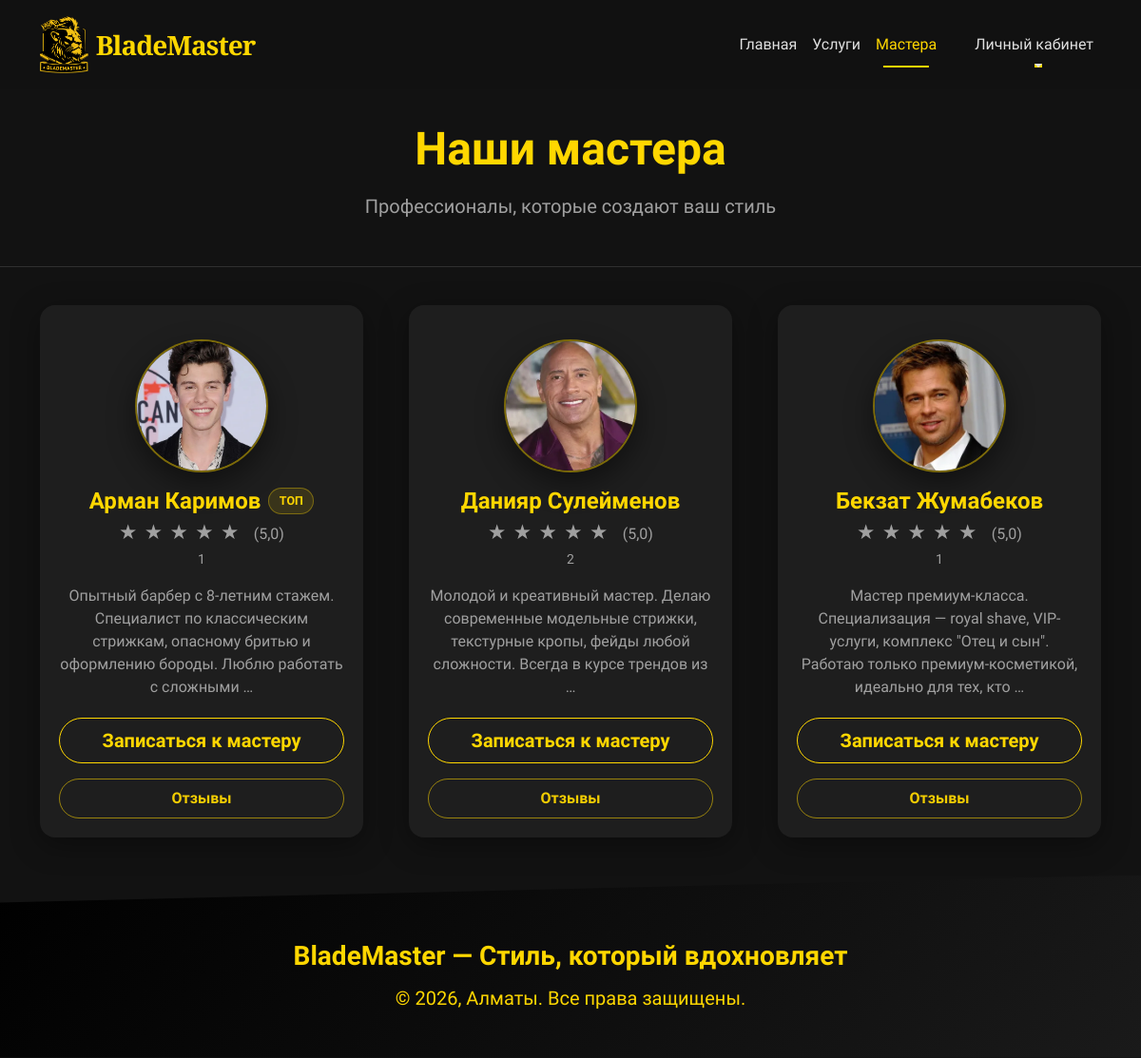
Page /masters/ on the committed database.
### core/models.py (models this page shows, shortened)
class Master(models.Model):
    full_name = models.CharField("ФИО мастера", max_length=100)
    description = models.TextField("Описание / о себе", blank=True)
    photo = models.ImageField("Фотография мастера", upload_to='masters/', blank=True, null=True)
    user = models.OneToOneField(User, on_delete=models.SET_NULL, null=True, blank=True, related_name='master_profile')
    class Meta:
        verbose_name = "Мастер"
        verbose_name_plural = "Мастера"
    def get_reviews(self):
        return Review.objects.filter(appointment__master=self).order_by('-created_at')
    def average_rating(self):
        reviews = self.get_reviews()
        if reviews.exists():
            return round(sum(r.rating for r in reviews) / reviews.count(), 1)
        return 0.0
    def reviews_count(self):
        return self.get_reviews().count()

class Review(models.Model):
    appointment = models.OneToOneField(Appointment, on_delete=models.CASCADE, related_name='review')
    rating = models.IntegerField("Оценка (1-5)", choices=[(1, '1'), (2, '2'), (3, '3'), (4, '4'), (5, '5')])
    comment = models.TextField("Отзыв", blank=True)
    created_at = models.DateTimeField("Дата отзыва", auto_now_add=True)
    class Meta:
        verbose_name = "Отзыв"
        verbose_name_plural = "Отзывы клиентов"

### core/views.py (the view)
# urls.py: path('masters/', views.masters, name='masters'),
def masters(request):
    masters = Master.objects.all()
    return render(request, "core/masters.html", {"masters": masters})

### core/templates/core/masters.html (shortened to what this page needs)
{% extends 'base.html' %}
{% block content %}
<section class="bm-page-title">
  <div class="container" data-aos="fade-down">
    <h1 class="display-5 fw-bold text-gold mb-3">Наши мастера</h1>
    <p class="lead text-muted">Профессионалы, которые создают ваш стиль</p>
  </div>
</section>
<section class="bm-section">
  <div class="container">
    <div class="row g-4 g-md-5 justify-content-center">
      {% for master in masters %}
      <div class="col-12 col-sm-10 col-md-6 col-lg-4"
           data-aos="fade-up"
           data-aos-delay="{% cycle '100' '200' '300' '100' %}">
        <div class="bm-card bm-card-hover bm-master-card mx-auto" style="max-width: 380px;">
          <div class="bm-flip" id="flip-{{ master.id }}">
            <div class="bm-flip-inner">
              <div class="bm-face bm-front text-center">
                <div class="bm-avatar-wrap mt-3 mb-3">
                  {% if master.photo %}
                    <img src="{{ master.photo.url }}" class="bm-avatar" alt="{{ master.full_name }}" loading="lazy">
                  {% else %}
                    <img src="https://via.placeholder.com/300x300/1E1E1E/FFD700?text={{ master.full_name }}"
                         class="bm-avatar" alt="{{ master.full_name }}" loading="lazy">
                  {% endif %}
                </div>
                <div class="d-flex justify-content-center align-items-center gap-2 mb-2">
                  <h5 class="fw-bold fs-4 text-gold mb-0">{{ master.full_name }}</h5>
                  {% if forloop.counter == 1 %}
                    <span class="bm-badge">ТОП</span>
                  {% endif %}
                </div>
                {% if master.reviews_count > 0 %}
                  <div class="mb-3">
                    <span class="bm-stars">
                      {% for i in "12345" %}
                        <span class="{% if forloop.counter <= master.average_rating|floatformat:0 %}text-gold{% else %}text-muted{% endif %}">★</span>
                      {% endfor %}
                    </span>
                    <span class="text-muted ms-2">({{ master.average_rating|floatformat:1 }})</span>
                    <div class="text-muted small mt-1">
                      {{ master.reviews_count }} {{ master.reviews_count|pluralize:"отзыв,отзыва,отзывов" }}
                    </div>
                  </div>
                {% else %}
                  <p class="text-muted mb-3">Пока нет отзывов</p>
                {% endif %}
                <p class="text-muted mb-3">
                  {{ master.description|default:"Опытный мастер с индивидуальным подходом"|truncatewords:18 }}
                </p>
                <a href="{% url 'book_select_master' %}?master={{ master.id }}"
                   class="btn btn-outline-gold btn-lg w-100 rounded-pill fw-bold mt-auto">
                  Записаться к мастеру
                </a>
                {% if master.reviews_count > 0 %}
                  <button type="button"
                          class="bm-toggle-btn mt-3"
                          data-flip-open="{{ master.id }}">
                    Отзывы
                  </button>
                {% endif %}
              </div>
              <div class="bm-face bm-back text-start">
                <div class="text-center mt-2 mb-3">
                  <div class="fw-bold text-gold fs-5 mb-1">Отзывы</div>
                  <div class="text-muted small">
                    Средняя оценка: <span class="text-gold fw-bold">{{ master.average_rating|floatformat:1 }}</span>
                  </div>
                </div>
                <div class="bm-reviews-scroll">
                  {% for review in master.get_reviews %}
                    <div class="border-top border-secondary pt-2 mb-2">
                      <div class="small">
                        <span class="text-gold fw-bold">{{ review.rating }} ★</span>
                      </div>
                      {% if review.comment %}
                        <div class="text-light small"><em>"{{ review.comment|truncatewords:18 }}"</em></div>
                      {% else %}
                        <div class="text-muted small"><em>Без комментария</em></div>
                      {% endif %}
                    </div>
                  {% endfor %}
                </div>
                <button type="button"
                        class="bm-toggle-btn mt-auto"
                        data-flip-close="{{ master.id }}">
                  Назад
                </button>
              </div>
            </div>
          </div>
        </div>
      </div>
      {% empty %}
      <div class="col-12 text-center py-5">
        <p class="text-muted fs-5">Мастера пока не добавлены</p>
      </div>
      {% endfor %}
    </div>
  </div>
</section>
{% endblock %}

### core/templates/base.html (style rules this page uses)
:root { --bg-primary: #121212; --bg-secondary: #1E1E1E; --bg-input: #2A2A2A; --text-primary: #E0E0E0; --text-muted: #A0A0A0; --gold: #FFD700; --gold-dark: #D4AF37; }
body { font-family: 'Urbanist', sans-serif; background-color: var(--bg-primary); color: var(--text-primary); min-height: 100vh; padding-top: 80px; margin: 0; }
.btn-gold, .btn-outline-gold { font-weight: 600; border-radius: 50px; transition: all 0.25s ease; }
.btn-outline-gold { border-color: var(--gold); color: var(--gold); }
.text-gold { color: var(--gold) !important; }
.text-muted { color: var(--text-muted) !important; }
.bm-page-title { padding: 3rem 0; text-align: center; border-bottom: 1px solid rgba(255, 255, 255, 0.12); }
.bm-page-title h1 { font-weight: 800; color: var(--gold); margin-bottom: .75rem; }
.bm-page-title p { color: var(--text-muted); margin: 0; }
.bm-section { padding: 2.5rem 0; }
.bm-card { background: var(--bg-secondary); border-radius: 16px; box-shadow: 0 8px 30px rgba(0, 0, 0, 0.35); overflow: hidden; }
.bm-card-hover { transition: transform .25s ease, box-shadow .25s ease; }

### core/templates/core/masters.html (style rules this page uses)
.bm-master-card { height: 560px; position: relative; }
.bm-avatar-wrap { width: 140px; height: 140px; border-radius: 999px; overflow: hidden; border: 2px solid rgba(255,215,0,0.45); box-shadow: 0 12px 30px rgba(0,0,0,0.45); margin: 0 auto; background: #111; }
.bm-avatar { width: 100%; height: 100%; object-fit: cover; object-position: 50% 25%; display: block; }
.bm-stars { font-size: 1.35rem; letter-spacing: 1px; line-height: 1; }
.bm-flip { perspective: 1400px; height: 100%; }
.bm-flip-inner { position: relative; width: 100%; height: 100%; transform-style: preserve-3d; transition: transform .6s ease; }
.bm-face { position: absolute; inset: 0; backface-visibility: hidden; display: flex; flex-direction: column; padding: 1.25rem; }
.bm-back { transform: rotateY(180deg); }
.bm-toggle-btn { border: 1px solid rgba(255,215,0,0.55); color: rgba(255,215,0,0.95); background: transparent; border-radius: 999px; padding: .5rem 1rem; font-weight: 800; transition: all .2s ease; width: 100%; }
.bm-badge { display: inline-flex; align-items: center; gap: .35rem; font-size: .78rem; font-weight: 800; padding: .25rem .65rem; border-radius: 999px; background: rgba(255,215,0,0.12); border: 1px solid rgba(255,215,0,0.35); color: var(--gold); }
.bm-reviews-scroll { overflow: auto; padding-right: 6px; max-height: 260px; }

### rows in the picture
Master: photo (picture), full_name "Арман Каримов", shows "ТОП", average_rating "5,0", reviews_count "1", description "Опытный барбер с 8-летним стажем. Специалист по классическим стрижкам, опасному бритью и оформлению бороды. Люблю работать с сложными …"
Master: photo (picture), full_name "Данияр Сулейменов", average_rating "5,0", reviews_count "2", description "Молодой и креативный мастер. Делаю современные модельные стрижки, текстурные кропы, фейды любой сложности. Всегда в курсе трендов из …"
Review: comment "Без комментария"
Master: photo (picture), full_name "Бекзат Жумабеков", average_rating "5,0", reviews_count "1", description "Мастер премиум-класса. Специализация — royal shave, VIP-услуги, комплекс \"Отец и сын\". Работаю только премиум-косметикой, идеально для тех, кто …"
